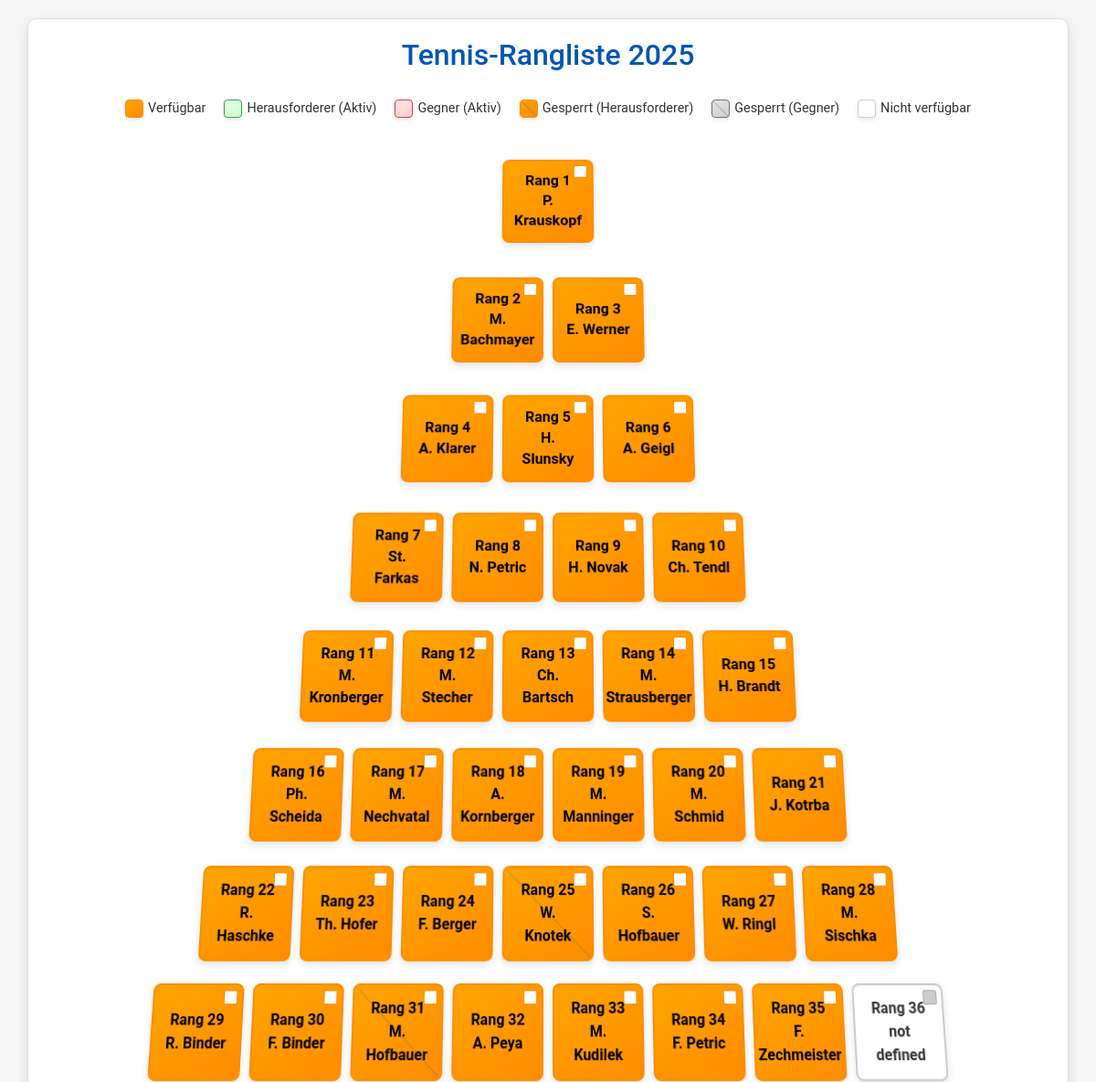
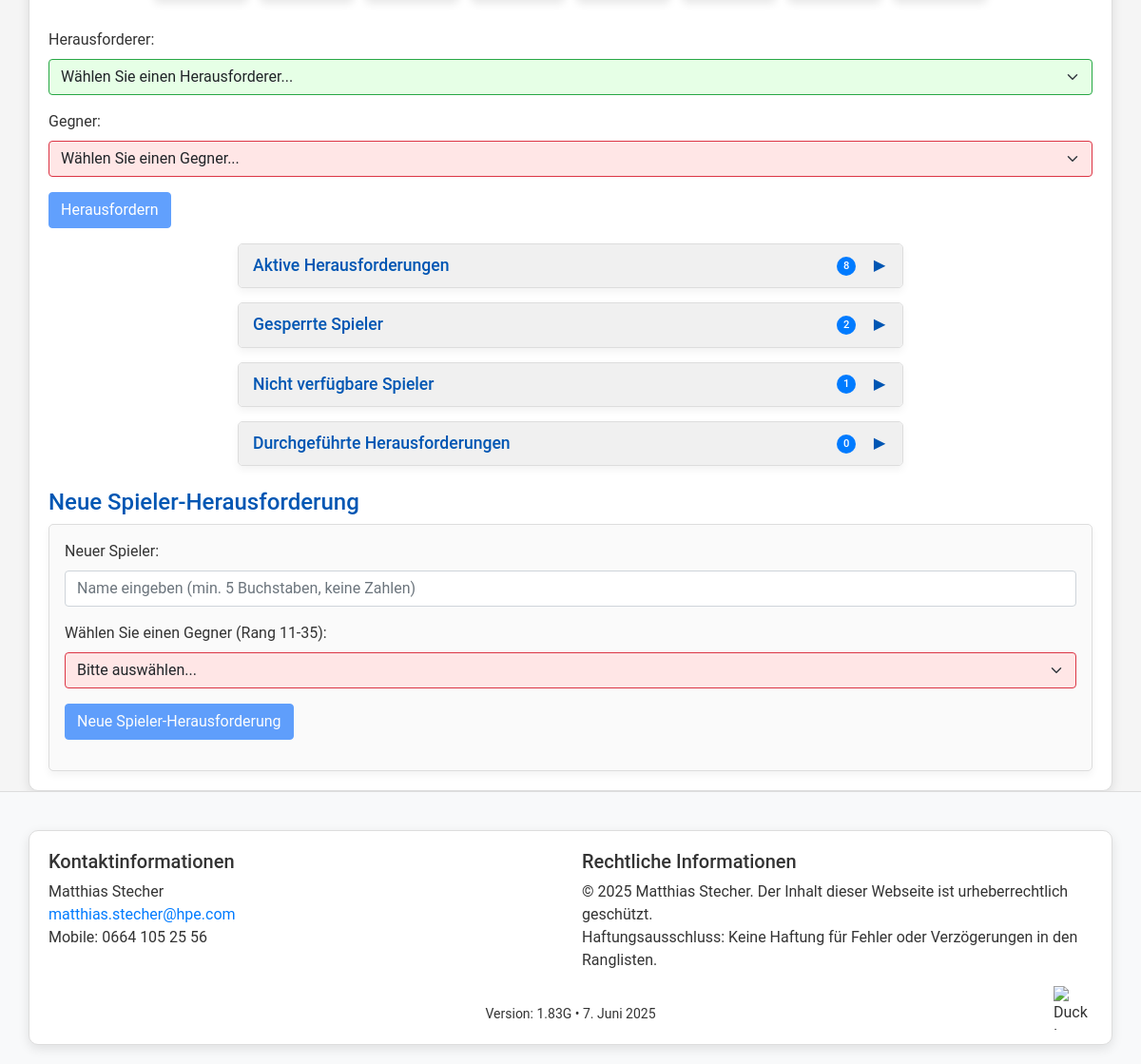
/index, run on the app's committed database (2 pictures, top to bottom).
### tables this page shows
CREATE TABLE players (
    id INTEGER PRIMARY KEY,
    name TEXT NOT NULL UNIQUE,
    available INTEGER NOT NULL DEFAULT 1,
    rank INTEGER NOT NULL,
    unavailable_since DATETIME,
    block_challenger_until DATETIME,
    block_opponent_until DATETIME,
    is_new INTEGER NOT NULL DEFAULT 0
);

### app.py (the view, shortened to what this page needs)
@app.route("/index")
def index():
    try:
        db = get_db()
        now_dt = get_current_time()  # Get current datetime object
        now_str = now_dt.strftime("%Y-%m-%d %H:%M:%S")  # String version for DB queries
        cur = db.execute(
            """
            SELECT p.*,
                CASE
                  WHEN EXISTS (
                    SELECT 1 FROM challenges c
                    WHERE c.resolved = 0
                      AND c.deadline > ?
                      AND (c.challenger_id = p.id OR c.opponent_id = p.id)
                  ) THEN 1 ELSE 0
                END as in_challenge
            FROM players p
            ORDER BY rank ASC
            """,
            (now_str,),
        )
        players = cur.fetchall()
        players_list = []
        for p_row in players:
            p = dict(p_row)  # Convert Row object to dict for modification
            p["blocked_challenger"] = False
            p["blocked_opponent"] = False
            p["block_challenger_until_fmt"] = None  # Initialize format fields
            p["block_opponent_until_fmt"] = None
            p["unavailable_since_fmt"] = None
            if p.get("block_opponent_until"):
                try:
                    block_until_dt = p["block_opponent_until"]
                    if isinstance(block_until_dt, str):
                        block_until_dt_str = block_until_dt.split(".")[0]
                        block_until_dt = datetime.strptime(
                            block_until_dt_str, "%Y-%m-%d %H:%M:%S"
                        )
                    elif not isinstance(block_until_dt, datetime):
                        raise TypeError("block_opponent_until is not a recognized type")
                    if now_dt < block_until_dt:
                        p["blocked_opponent"] = True
                        p["block_opponent_until_fmt"] = block_until_dt.strftime(
                            "%Y-%m-%d %H:%M"
                        )
                except (ValueError, TypeError, AttributeError) as e:
                    logger.warning(
                        f"Could not parse or compare block_opponent_until for player {p['id']}: {p['block_opponent_until']} - Error: {e}"
                    )
            players_list.append(p)
        pyramid_data = create_pyramid(players_list)
        active_challenges_data = get_active_challenges()  # Already processes dates
        completed_challenges_data = (
            get_completed_challenges()
        )  # Already processes dates
        blocked_challenger_players_data = (
            get_blocked_challenger_players()
        )  # Now includes formatted dates
        blocked_opponent_players_data = (
            get_blocked_opponent_players()
        )  # Now includes formatted dates
        unavailable_players_data = (
            get_unavailable_players()
        )  # Now includes formatted dates
        return render_template(
            "index.html",
            pyramid=pyramid_data,
            players=players_list,  # Contains formatted dates
            active_challenges=active_challenges_data,  # Contains datetime objects and date objects
            completed_challenges=completed_challenges_data,  # Contains datetime objects
            blocked_challenger_players=blocked_challenger_players_data,  # Now includes formatted dates
            blocked_opponent_players=blocked_opponent_players_data,  # Now includes formatted dates
            unavailable_players=unavailable_players_data,  # Now includes formatted dates
        )
    except Exception as e:
        logger.exception("Unexpected error on /index route.")
        flash("Ein unerwarteter Fehler ist aufgetreten.", "danger")
        return render_template("error.html", error_message="Unerwarteter Fehler"), 500

### app.py (called while the page is built, shortened)
def get_current_time():
    test_date_str = os.environ.get("TEST_DATE")
    return datetime.now()

def get_db():
    if "db" not in g:
        try:
            g.db = sqlite3.connect(
                app.config["DATABASE"], timeout=10, detect_types=sqlite3.PARSE_DECLTYPES
            )
            g.db.row_factory = sqlite3.Row
            g.db.execute("PRAGMA foreign_keys = ON")
        except sqlite3.Error as e:
            logger.exception("Database connection failed.")
            raise e
    return g.db

def create_pyramid(players):
    pyramid = []
    start = 0
    row_sizes = [1, 2, 3, 4, 5, 6, 7, 8]
    for size in row_sizes:
        row = []
        for i in range(size):
            if start < len(players):
                row.append(players[start])
            else:
                row.append(None)
            start += 1
        pyramid.append(row)
    return pyramid

def get_completed_challenges(limit=50):
    db = get_db()
    try:
        cur = db.execute(
            "SELECT * FROM completed_challenges_view LIMIT ?",
            (limit,),
        )
        challenges_raw = cur.fetchall()
        challenges_processed = []
        return challenges_processed
    except sqlite3.Error:
        logger.exception("Error fetching completed challenges.")
        return []

def get_unavailable_players():
    db = get_db()
    try:
        cur = db.execute(
            "SELECT * FROM players WHERE available = 0 ORDER BY rank ASC"
        )  # Added order by rank
        players = cur.fetchall()
        players_with_formatted_dates = []
        for player in players:
            p = dict(player)  # Convert to dict for modification
            players_with_formatted_dates.append(p)
        return players_with_formatted_dates
    except sqlite3.Error:
        logger.exception("Error fetching unavailable players.")
        return []

def get_blocked_challenger_players():
    db = get_db()
    now = get_current_time().strftime("%Y-%m-%d %H:%M:%S")
    try:
        cur = db.execute(
            "SELECT * FROM players WHERE block_challenger_until IS NOT NULL AND block_challenger_until > ? ORDER BY rank ASC",  # Added order by rank
            (now,),
        )
        players = cur.fetchall()
        now_dt = get_current_time()
        players_with_formatted_dates = []
        return players_with_formatted_dates
    except sqlite3.Error:
        logger.exception("Error fetching blocked challenger players.")
        return []

### templates/index.html (shortened to what this page needs)
<!DOCTYPE html>
<html lang="de">
<head>
  <link rel="stylesheet" href="https://cdnjs.cloudflare.com/ajax/libs/bootstrap/5.1.3/css/bootstrap.min.css" />
</head>
<body>
  <div class="container">
    <h2 class="text-center mb-4">Tennis-Rangliste 2025</h2>
    <div class="legend">
      <div class="legend-item available">
        <div class="legend-color"></div>
        Verfügbar
      </div>
      <div class="legend-item challenger">
        <div class="legend-color"></div>
        Herausforderer (Aktiv)
      </div>
      <div class="legend-item opponent">
        <div class="legend-color"></div>
        Gegner (Aktiv)
      </div>
      <div class="legend-item blocked">
        <div class="legend-color"></div>
        Gesperrt (Herausforderer)
      </div>
       <div class="legend-item blocked-loser">
        <div class="legend-color"></div>
        Gesperrt (Gegner)
      </div>
      <div class="legend-item unavailable">
        <div class="legend-color"></div>
        Nicht verfügbar
      </div>
    </div>
    <div class="ranking-list">
      {% if pyramid %}
        {% for row in pyramid %}
          <div class="row">
            {% for player in row %}
              {% if player %}
                <div id="player-{{ player['id'] }}"
                     class="player
                       {% if not player['available'] %}unavailable
                       {% elif player['blocked_opponent'] %}blocked
                       {% elif player['blocked_challenger'] %}blocked-loser
                       {% endif %}"
                     data-player-id="{{ player['id'] }}">
                  <div class="player-info">
                    Rang {{ player['rank'] }}<br>{{ player['name'] }}
                  </div>
                  <div class="availability-toggle {% if player['available'] %}available{% endif %}"
                       data-player-id="{{ player['id'] }}"></div>
                </div>
              {% else %}
                <div class="player missing" style="background: #eee; border-color: #ccc; color: #888; cursor: default;">
                    <div class="player-info">Leer</div>
                </div>
              {% endif %}
            {% endfor %}
          </div>
        {% endfor %}
      {% else %}
        <p>Keine Spieler gefunden. Bitte laden Sie die Spieldaten.</p>
      {% endif %}
    </div>
    <form id="challengeForm">
      <div class="mb-3">
        <label for="challenger" class="form-label">Herausforderer:</label>
        <select class="form-select challenger-select" id="challenger" name="challenger" required>
          <option value="">Wählen Sie einen Herausforderer...</option>
        </select>
      </div>
      <div class="mb-3">
        <label for="opponent" class="form-label">Gegner:</label>
        <select class="form-select opponent-select" id="opponent" name="opponent" required disabled>
          <option value="">Wählen Sie einen Gegner...</option>
        </select>
      </div>
      <button type="submit" class="btn btn-primary" id="challengeButton" disabled>Herausfordern</button>
    </form>
    <div class="active-challenges">
      <div class="custom-card-header collapsed" id="activeChallengesHeader">
        <h4>
          Aktive Herausforderungen
          <span class="header-controls">
            <span class="badge-count">{{ active_challenges|length }}</span>
            <span class="arrow">▼</span>
          </span>
        </h4>
      </div>
    </div>
    <div class="blocked-players">
      <div class="custom-card-header collapsed" id="blockedPlayersHeader">
        <h4>
          Gesperrte Spieler
          <span class="header-controls">
            {% set blocked_ids = [] %}
            <span class="badge-count">{{ blocked_ids|length }}</span>
            <span class="arrow">▼</span>
          </span>
        </h4>
      </div>
    </div>
    <div class="unavailable-players">
      <div class="custom-card-header collapsed" id="unavailablePlayersHeader">
        <h4>
          Nicht verfügbare Spieler
          <span class="header-controls">
            <span class="badge-count">{{ unavailable_players|length }}</span>
            <span class="arrow">▼</span>
          </span>
        </h4>
      </div>
    </div>
    <div class="completed-challenges">
      <div class="custom-card-header collapsed" id="completedChallengesHeader">
        <h4>
          Durchgeführte Herausforderungen
          <span class="header-controls">
            <span class="badge-count">{{ completed_challenges|length }}</span>
            <span class="arrow">▼</span>
          </span>
        </h4>
      </div>
    </div>
    <div class="newplayer-challenge mt-4">
      <h4>Neue Spieler-Herausforderung</h4>
      <div class="card p-3">
        <div class="mb-3">
          <label for="newplayer" class="form-label">Neuer Spieler:</label>
          <input type="text" class="form-control" id="newplayer" name="newplayer" placeholder="Name eingeben (min. 5 Buchstaben, keine Zahlen)" />
        </div>
        <div class="mb-3">
          <label for="newplayer-opponent" class="form-label">Wählen Sie einen Gegner (Rang 11-35):</label>
          <select class="form-select opponent-select" id="newplayer-opponent" name="newplayer-opponent">
            <option value="">Bitte auswählen...</option>
          </select>
        </div>
        <div class="mb-3">
          <button type="button" class="btn btn-primary" id="newplayer-challenge" disabled>Neue Spieler-Herausforderung</button>
        </div>
      </div>
    </div>
  </div>
<footer>
  <div class="container" style="position: relative;">
    <div class="row">
      <div class="col-md-6 mb-3 mb-md-0">
        <h5>Kontaktinformationen</h5>
        <p>
          Matthias Stecher<br />
          <a href="mailto:matthias.stecher@hpe.com">matthias.stecher@hpe.com</a><br />
          Mobile: 0664 105 25 56
        </p>
      </div>
      <div class="col-md-6">
        <h5>Rechtliche Informationen</h5>
        <p>
          © 2025 Matthias Stecher. Der Inhalt dieser Webseite ist urheberrechtlich geschützt.<br />
          Haftungsausschluss: Keine Haftung für Fehler oder Verzögerungen in den Ranglisten.
        </p>
      </div>
    </div>
    <div class="row">
      <div class="col-12 text-center mt-3">
        <small>Version: 1.83G  •  7. Juni 2025</small>
      </div>
    </div>
    <img id="duckLogo" src="/static/a1_duck_11.png" alt="Duck Logo" width="46" height="46" style="position: absolute; bottom: 15px; right: 15px; cursor: pointer;" />
  </div>
</footer></body>
</html>

### data on the page
players: rank "1", name "P. Krauskopf", available 1 (drawn)
players: rank "2", name "M. Bachmayer", available 1 (drawn)
players: rank "3", name "E. Werner", available 1 (drawn)
players: rank "4", name "A. Klarer", available 1 (drawn)
players: rank "5", name "H. Slunsky", available 1 (drawn)
players: rank "6", name "A. Geigl", available 1 (drawn)
players: rank "7", name "St. Farkas", available 1 (drawn)
players: rank "8", name "N. Petric", available 1 (drawn)
players: rank "9", name "H. Novak", available 1 (drawn)
players: rank "10", name "Ch. Tendl", available 1 (drawn)
players: rank "11", name "M. Kronberger", available 1 (drawn)
players: rank "12", name "M. Stecher", available 1 (drawn)
players: rank "13", name "Ch. Bartsch", available 1 (drawn)
players: rank "14", name "M. Strausberger", available 1 (drawn)
players: rank "15", name "H. Brandt", available 1 (drawn)
players: rank "16", name "Ph. Scheida", available 1 (drawn)
players: rank "17", name "M. Nechvatal", available 1 (drawn)
players: rank "18", name "A. Kornberger", available 1 (drawn)
players: rank "19", name "M. Manninger", available 1 (drawn)
players: rank "20", name "M. Schmid", available 1 (drawn)
players: rank "21", name "J. Kotrba", available 1 (drawn)
players: rank "22", name "R. Haschke", available 1 (drawn)
players: rank "23", name "Th. Hofer", available 1 (drawn)
players: rank "24", name "F. Berger", available 1 (drawn)
players: rank "25", name "W. Knotek", available 1 (drawn)
players: rank "26", name "S. Hofbauer", available 1 (drawn)
players: rank "27", name "W. Ringl", available 1 (drawn)
players: rank "28", name "M. Sischka", available 1 (drawn)
players: rank "29", name "R. Binder", available 1 (drawn)
players: rank "30", name "F. Binder", available 1 (drawn)
players: rank "31", name "M. Hofbauer", available 1 (drawn)
players: rank "32", name "A. Peya", available 1 (drawn)
players: rank "33", name "M. Kudilek", available 1 (drawn)
players: rank "34", name "F. Petric", available 1 (drawn)
players: rank "35", name "F. Zechmeister", available 1 (drawn)
players: rank "36", name "not defined", available 0 (drawn)

### other printed values
{{ active_challenges|length }} "8"
{{ blocked_ids|length }} "2"
{{ unavailable_players|length }} "1"
{{ completed_challenges|length }} "0"
